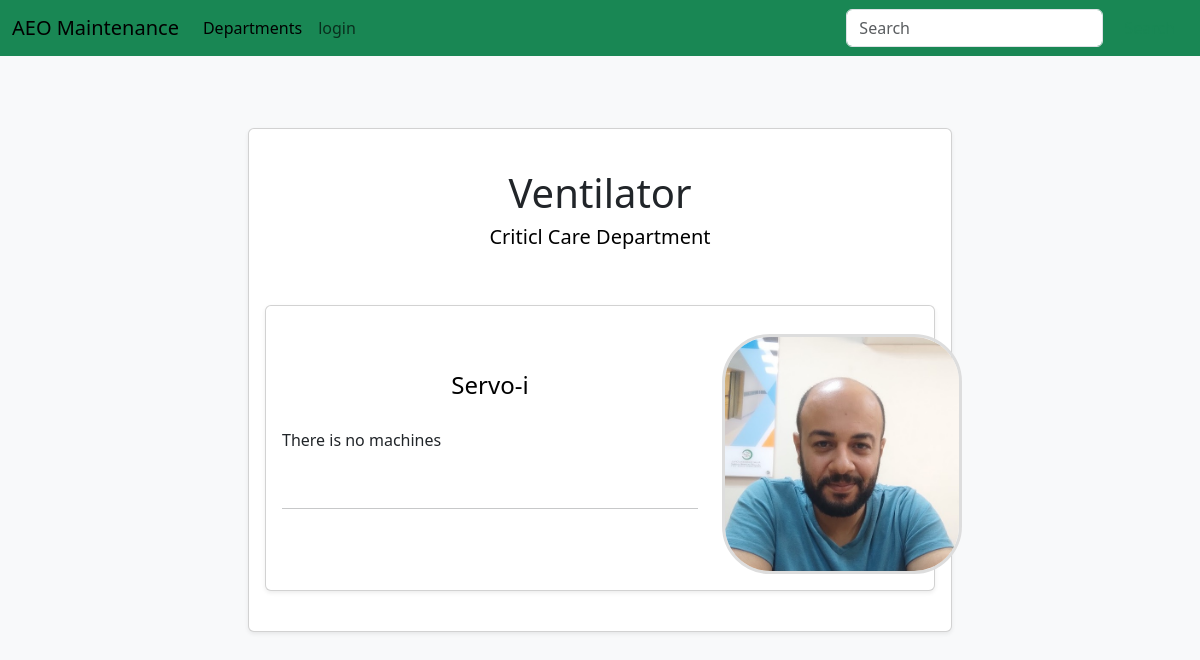
Page /devices/1/models/ on the earlier database version.
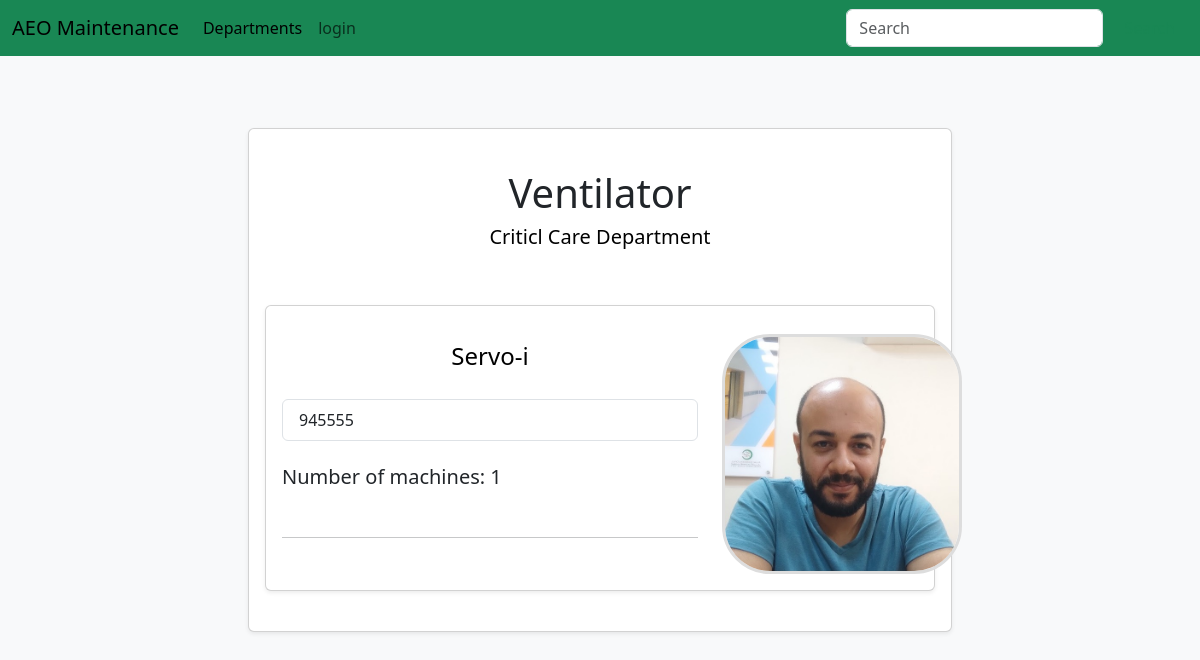
Same page on the later database version.
### maintenance_system/models.py (models this page shows, shortened)
class Model(db.Model):
	id = db.Column(db.Integer, primary_key=True)
	name = db.Column(db.String(80), unique=True)
	manufacturer = db.Column(db.String(80))
	picture = db.Column(db.String(20), default='device_model.jpg')
	device_id = db.Column(db.Integer, db.ForeignKey('device.id'))
	machines = db.relationship('Machine', backref='model', lazy=True)

class Machine(db.Model):
	id = db.Column(db.Integer, primary_key=True)
	serial_number = db.Column(db.String(80), unique=True)
	installation_date = db.Column(db.DateTime)
	contract_type = db.Column(db.Integer, default=int(0)) # 0: warranty, 1: maintenance, 2: none
	contract_name = db.Column(db.String(80))
	contract_start_date = db.Column(db.DateTime)
	contract_end_date = db.Column(db.DateTime)
	user_id = db.Column(db.Integer, db.ForeignKey('user.id'))
	model_id = db.Column(db.Integer, db.ForeignKey('model.id'))
	hospital_id = db.Column(db.Integer, db.ForeignKey('hospital.id'))
	tasks = db.relationship('Task', secondary='machine_task', backref='machines', lazy='dynamic')

### maintenance_system/Main/routes.py (the view)
@main.route('/<path:path>', methods=['GET'])
def catch_all(path):
    return f"Caught route: {path}", 404

### maintenance_system/Model_of_machine/forms.py (shortened to what this page needs)
class ModelForm(FlaskForm):
    name = StringField('Model Name', validators=[DataRequired(), Length(min=2, max=20)])
    manufacturer = StringField('Manufacturer', validators=[DataRequired(), Length(min=2, max=20)])
    submit = SubmitField('Add')

### maintenance_system/Model_of_machine/routes.py (called while the page is built)
@modelsbp.route('/devices/<int:device_id>/models/', methods=['GET'])
def models(device_id):
    form = ModelForm()
    device = Device.query.get_or_404(device_id)
    models = device.models
    return render_template('models.html', device=device, models=models, form=form)

### maintenance_system/Templates/models.html (shortened to what this page needs)
{% extends "layout.html"%}
{% block content %}
<div class="row justify-content-center">
	<div class="col-lg-8 mt-4 mb-4">
		<div class="card p-3 shadow-sm">
			<div class="row">
				<div class="col-md-8 col-lg-12 mt-4 mb-4">
					<h1 class="text-center">{{ device.name }}</h1>
					<a href="{{ url_for('devicesbp.devices', department_id=device.department.id) }}"
						class="anchor-custom">
						<h5 class="text-center">{{device.department.name}} Department</h5>
					</a>
				</div>
				{% for model in models %}
				<div class="col-md-8 col-lg-12 mt-4 mb-4">
					<div class="card p-3 shadow-sm">
						<div class="row align-items-center">
							<div class="col-lg-8 col-12">
								<a href="{{ url_for('machinesbp.machines', model_id = model.id)}}"
									class="anchor-custom">
									<h4 class="mb-1 text-center">{{model.name}}</h4>
								</a>
								<br>
								{% if model.machines%}
								<div class="list-group">
									{% for machine in model.machines%}
									<a href="" class="list-group-item list-group-item-action">{{
										machine.serial_number }}</a>
									{% endfor%}
								</div>
								<br>
								<h5>Number of machines: {{ device.models|length }}</h5>
								{% else %}
								<p>There is no machines</p>
								{% endif%}
								<br>
								<hr>
							</div>
							<div class="col-lg-4 text-center mt-1 mr-3">
								<img src="{{ url_for('static', filename='images/profile.jpg')}}" alt="User Photo"
									class="department-photo mt-2">
							</div>
						</div>
					</div>
				</div>
				{% endfor %}
			</div>
		</div>
	</div>
	{% endblock%}

Differences in the rows shown:
shown differently, row unchanged: Model "Servo-i": models|length (not shown) → "1"; text "There is no machines" → "Number of machines:"
added Machine: serial_number "945555"
